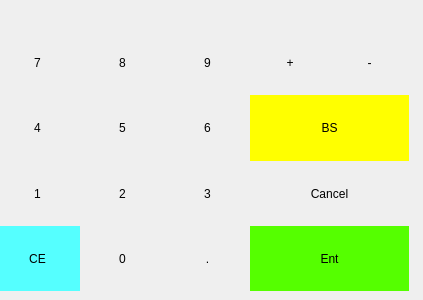
   <widget class="QWidget" name="numKeyboard">
    <widget class="QWidget" name="numKb" native="true">
     <property name="geometry">
      <rect>
       <x>-5</x>
       <y>30</y>
       <width>414</width>
       <height>261</height>
      </rect>
     </property>
     <layout class="QGridLayout" name="gridLayout">
      <property name="spacing">
       <number>0</number>
      </property>
      <item row="1" column="3" colspan="2">
       <widget class="QToolButton" name="commandBS">
        <property name="sizePolicy">
         <sizepolicy hsizetype="Expanding" vsizetype="Expanding">
          <horstretch>0</horstretch>
          <verstretch>0</verstretch>
         </sizepolicy>
        </property>
        <property name="minimumSize">
         <size>
          <width>131</width>
          <height>0</height>
         </size>
        </property>
        <property name="focusPolicy">
         <enum>Qt::NoFocus</enum>
        </property>
        <property name="styleSheet">
         <string notr="true"> #commandBS{
	background-color: rgb(255, 255, 0);
	border-style:solid solid none none; 
}

#commandBS:pressed{
     background-color: rgba(62, 113, 255, 255);
     color:white;
}</string>
        </property>
        <property name="text">
         <string>BS</string>
        </property>
       </widget>
      </item>
      <item row="0" column="2">
       <widget class="QToolButton" name="num_9">
        <property name="sizePolicy">
         <sizepolicy hsizetype="Expanding" vsizetype="Expanding">
          <horstretch>0</horstretch>
          <verstretch>0</verstretch>
         </sizepolicy>
        </property>
        <property name="minimumSize">
         <size>
          <width>85</width>
          <height>0</height>
         </size>
        </property>
        <property name="focusPolicy">
         <enum>Qt::NoFocus</enum>
        </property>
        <property name="styleSheet">
         <string notr="true">border-style:solid solid none none; </string>
        </property>
        <property name="text">
         <string notr="true">9</string>
        </property>
       </widget>
      </item>
      <item row="0" column="0">
       <widget class="QToolButton" name="num_7">
        <property name="sizePolicy">
         <sizepolicy hsizetype="Expanding" vsizetype="Expanding">
          <horstretch>0</horstretch>
          <verstretch>0</verstretch>
         </sizepolicy>
        </property>
        <property name="minimumSize">
         <size>
          <width>85</width>
          <height>0</height>
         </size>
        </property>
        <property name="focusPolicy">
         <enum>Qt::NoFocus</enum>
        </property>
        <property name="styleSheet">
         <string notr="true">border-style:solid solid none solid; </string>
        </property>
        <property name="text">
         <string notr="true">7</string>
        </property>
       </widget>
      </item>
      <item row="1" column="2">
       <widget class="QToolButton" name="num_6">
        <property name="sizePolicy">
         <sizepolicy hsizetype="Expanding" vsizetype="Expanding">
          <horstretch>0</horstretch>
          <verstretch>0</verstretch>
         </sizepolicy>
        </property>
        <property name="minimumSize">
         <size>
          <width>85</width>
          <height>0</height>
         </size>
        </property>
        <property name="focusPolicy">
         <enum>Qt::NoFocus</enum>
        </property>
        <property name="styleSheet">
         <string notr="true">border-style:solid solid none none; </string>
        </property>
        <property name="text">
         <string notr="true">6</string>
        </property>
       </widget>
      </item>
      <item row="1" column="1">
       <widget class="QToolButton" name="num_5">
        <property name="sizePolicy">
         <sizepolicy hsizetype="Expanding" vsizetype="Expanding">
          <horstretch>0</horstretch>
          <verstretch>0</verstretch>
         </sizepolicy>
        </property>
        <property name="minimumSize">
         <size>
          <width>85</width>
          <height>0</height>
         </size>
        </property>
        <property name="focusPolicy">
         <enum>Qt::NoFocus</enum>
        </property>
        <property name="styleSheet">
         <string notr="true">border-style:solid solid none none; </string>
        </property>
        <property name="text">
         <string notr="true">5</string>
        </property>
       </widget>
      </item>
      <item row="2" column="0">
       <widget class="QToolButton" name="num_1">
        <property name="sizePolicy">
         <sizepolicy hsizetype="Expanding" vsizetype="Expanding">
          <horstretch>0</horstretch>
          <verstretch>0</verstretch>
         </sizepolicy>
        </property>
        <property name="minimumSize">
         <size>
          <width>85</width>
          <height>0</height>
         </size>
        </property>
        <property name="focusPolicy">
         <enum>Qt::NoFocus</enum>
        </property>
        <property name="styleSheet">
         <string notr="true">border-style:solid solid none solid; </string>
        </property>
        <property name="text">
         <string notr="true">1</string>
        </property>
       </widget>
      </item>
      <item row="1" column="0">
       <widget class="QToolButton" name="num_4">
        <property name="sizePolicy">
         <sizepolicy hsizetype="Expanding" vsizetype="Expanding">
          <horstretch>0</horstretch>
          <verstretch>0</verstretch>
         </sizepolicy>
        </property>
        <property name="minimumSize">
         <size>
          <width>85</width>
          <height>0</height>
         </size>
        </property>
        <property name="focusPolicy">
         <enum>Qt::NoFocus</enum>
        </property>
        <property name="styleSheet">
         <string notr="true">border-style:solid solid none solid; </string>
        </property>
        <property name="text">
         <string notr="true">4</string>
        </property>
       </widget>
      </item>
      <item row="2" column="1">
       <widget class="QToolButton" name="num_2">
        <property name="sizePolicy">
         <sizepolicy hsizetype="Expanding" vsizetype="Expanding">
          <horstretch>0</horstretch>
          <verstretch>0</verstretch>
         </sizepolicy>
        </property>
        <property name="minimumSize">
         <size>
          <width>85</width>
          <height>0</height>
         </size>
        </property>
        <property name="focusPolicy">
         <enum>Qt::NoFocus</enum>
        </property>
        <property name="styleSheet">
         <string notr="true">border-style:solid solid none none; </string>
        </property>
        <property name="text">
         <string notr="true">2</string>
        </property>
       </widget>
      </item>
      <item row="3" column="2">
       <widget class="QToolButton" name="commandPoint">
        <property name="sizePolicy">
         <sizepolicy hsizetype="Expanding" vsizetype="Expanding">
          <horstretch>0</horstretch>
          <verstretch>0</verstretch>
         </sizepolicy>
        </property>
        <property name="minimumSize">
         <size>
          <width>85</width>
          <height>0</height>
         </size>
        </property>
        <property name="focusPolicy">
         <enum>Qt::NoFocus</enum>
        </property>
        <property name="styleSheet">
         <string notr="true">border-style:solid solid solid none; </string>
        </property>
        <property name="text">
         <string notr="true">.</string>
        </property>
       </widget>
      </item>
      <item row="2" column="3" colspan="2">
       <widget class="QToolButton" name="commandCancel">
        <property name="sizePolicy">
         <sizepolicy hsizetype="Expanding" vsizetype="Expanding">
          <horstretch>45</horstretch>
          <verstretch>0</verstretch>
         </sizepolicy>
        </property>
        <property name="minimumSize">
         <size>
          <width>131</width>
          <height>0</height>
         </size>
        </property>
        <property name="focusPolicy">
         <enum>Qt::NoFocus</enum>
        </property>
        <property name="styleSheet">
         <string notr="true">border-style:solid solid none none; </string>
        </property>
        <property name="text">
         <string>Cancel</string>
        </property>
       </widget>
      </item>
      <item row="3" column="1">
       <widget class="QToolButton" name="num_0">
        <property name="sizePolicy">
         <sizepolicy hsizetype="Expanding" vsizetype="Expanding">
          <horstretch>0</horstretch>
          <verstretch>0</verstretch>
         </sizepolicy>
        </property>
        <property name="minimumSize">
         <size>
          <width>85</width>
          <height>0</height>
         </size>
        </property>
        <property name="focusPolicy">
         <enum>Qt::NoFocus</enum>
        </property>
        <property name="styleSheet">
         <string notr="true">border-style:solid solid solid none; </string>
        </property>
        <property name="text">
         <string notr="true">0</string>
        </property>
       </widget>
      </item>
      <item row="0" column="4">
       <widget class="QToolButton" name="commandMinu">
        <property name="sizePolicy">
         <sizepolicy hsizetype="Expanding" vsizetype="Expanding">
          <horstretch>0</horstretch>
          <verstretch>0</verstretch>
         </sizepolicy>
        </property>
        <property name="minimumSize">
         <size>
          <width>61</width>
          <height>0</height>
         </size>
        </property>
        <property name="focusPolicy">
         <enum>Qt::NoFocus</enum>
        </property>
        <property name="styleSheet">
         <string notr="true">border-style:solid solid none none; </string>
        </property>
        <property name="text">
         <string notr="true">-</string>
        </property>
       </widget>
      </item>
      <item row="3" column="0">
       <widget class="QToolButton" name="commandCE">
        <property name="sizePolicy">
         <sizepolicy hsizetype="Expanding" vsizetype="Expanding">
          <horstretch>0</horstretch>
          <verstretch>0</verstretch>
         </sizepolicy>
        </property>
        <property name="minimumSize">
         <size>
          <width>85</width>
          <height>0</height>
         </size>
        </property>
        <property name="focusPolicy">
         <enum>Qt::NoFocus</enum>
        </property>
        <property name="styleSheet">
         <string notr="true">#commandCE{
	background-color: rgb(85, 255, 255);
	border-style:solid solid solid solid; 
}

#commandCE:pressed{
     background-color: rgba(62, 113, 255, 255);
     color:white;
}</string>
        </property>
        <property name="text">
         <string>CE</string>
        </property>
       </widget>
      </item>
      <item row="2" column="2">
       <widget class="QToolButton" name="num_3">
        <property name="sizePolicy">
         <sizepolicy hsizetype="Expanding" vsizetype="Expanding">
          <horstretch>0</horstretch>
          <verstretch>0</verstretch>
         </sizepolicy>
        </property>
        <property name="minimumSize">
         <size>
          <width>85</width>
          <height>0</height>
         </size>
        </property>
        <property name="focusPolicy">
         <enum>Qt::NoFocus</enum>
        </property>
        <property name="styleSheet">
         <string notr="true">border-style:solid solid none none; </string>
        </property>
        <property name="text">
         <string notr="true">3</string>
        </property>
       </widget>
      </item>
      <item row="3" column="3" colspan="2">
       <widget class="QToolButton" name="commandEnt">
        <property name="sizePolicy">
         <sizepolicy hsizetype="Expanding" vsizetype="Expanding">
          <horstretch>0</horstretch>
          <verstretch>0</verstretch>
         </sizepolicy>
        </property>
        <property name="minimumSize">
         <size>
          <width>131</width>
          <height>0</height>
         </size>
        </property>
        <property name="focusPolicy">
         <enum>Qt::NoFocus</enum>
        </property>
        <property name="styleSheet">
         <string notr="true">#commandEnt{
     background-color: rgb(85, 255, 0);
	 border-style:solid solid solid none; 
}

#commandEnt:pressed{
     background-color: rgba(62, 113, 255, 255);
     color:white;
}</string>
        </property>
        <property name="text">
         <string>Ent</string>
        </property>
       </widget>
      </item>
      <item row="0" column="3">
       <widget class="QToolButton" name="commandAdd">
        <property name="sizePolicy">
         <sizepolicy hsizetype="Expanding" vsizetype="Expanding">
          <horstretch>0</horstretch>
          <verstretch>0</verstretch>
         </sizepolicy>
        </property>
        <property name="minimumSize">
         <size>
          <width>61</width>
          <height>0</height>
         </size>
        </property>
        <property name="focusPolicy">
         <enum>Qt::NoFocus</enum>
        </property>
        <property name="styleSheet">
         <string notr="true">border-style:solid solid none none; </string>
        </property>
        <property name="text">
         <string notr="true">+</string>
        </property>
       </widget>
      </item>
      <item row="0" column="1">
       <widget class="QToolButton" name="num_8">
        <property name="sizePolicy">
         <sizepolicy hsizetype="Expanding" vsizetype="Expanding">
          <horstretch>0</horstretch>
          <verstretch>0</verstretch>
         </sizepolicy>
        </property>
        <property name="minimumSize">
         <size>
          <width>85</width>
          <height>0</height>
         </size>
        </property>
        <property name="focusPolicy">
         <enum>Qt::NoFocus</enum>
        </property>
        <property name="styleSheet">
         <string notr="true">border-style:solid solid none none; </string>
        </property>
        <property name="text">
         <string notr="true">8</string>
        </property>
       </widget>
      </item>
     </layout>
    </widget>
   </widget>
